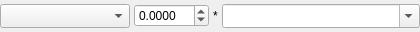
<?xml version="1.0" encoding="UTF-8"?>
<ui version="4.0">
 <class>CopyFilterGUIRow</class>
 <widget class="QWidget" name="CopyFilterGUIRow">
  <property name="geometry">
   <rect>
    <x>0</x>
    <y>0</y>
    <width>420</width>
    <height>32</height>
   </rect>
  </property>
  <property name="windowTitle">
   <string notr="true"/>
  </property>
  <layout class="QHBoxLayout" name="horizontalLayout" stretch="0,0,0,1">
   <property name="leftMargin">
    <number>0</number>
   </property>
   <property name="topMargin">
    <number>0</number>
   </property>
   <property name="rightMargin">
    <number>0</number>
   </property>
   <property name="bottomMargin">
    <number>0</number>
   </property>
   <property name="spacing">
    <number>4</number>
   </property>
   <item>
    <widget class="QComboBox" name="modeComboBox">
     <property name="minimumContentsLength">
      <number>10</number>
     </property>
     <property name="sizeAdjustPolicy">
      <enum>QComboBox::AdjustToMinimumContentsLengthWithIcon</enum>
     </property>
    </widget>
   </item>
   <item>
    <widget class="QDoubleSpinBox" name="factorSpinBox">
     <property name="decimals">
      <number>4</number>
     </property>
     <property name="minimum">
      <double>-99.989999999999995</double>
     </property>
     <property name="singleStep">
      <double>0.100000000000000</double>
     </property>
    </widget>
   </item>
   <item>
    <widget class="QLabel" name="asteriskLabel">
     <property name="text">
      <string notr="true">*</string>
     </property>
    </widget>
   </item>
   <item>
    <widget class="QComboBox" name="channelComboBox">
     <property name="sizePolicy">
      <sizepolicy hsizetype="Expanding" vsizetype="Fixed">
       <horstretch>1</horstretch>
       <verstretch>0</verstretch>
      </sizepolicy>
     </property>
     <property name="editable">
      <bool>true</bool>
     </property>
     <property name="minimumContentsLength">
      <number>8</number>
     </property>
     <property name="sizeAdjustPolicy">
      <enum>QComboBox::AdjustToMinimumContentsLengthWithIcon</enum>
     </property>
    </widget>
   </item>
  </layout>
 </widget>
 <resources/>
 <connections/>
</ui>
